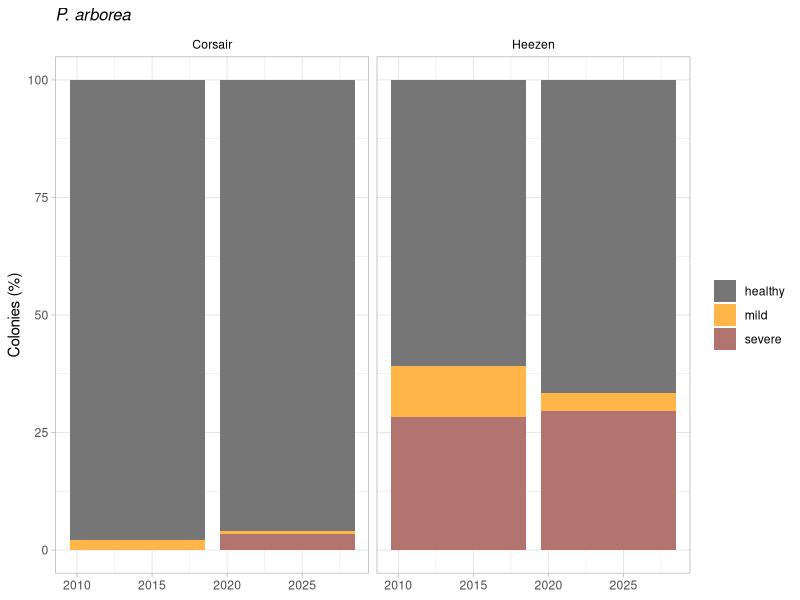
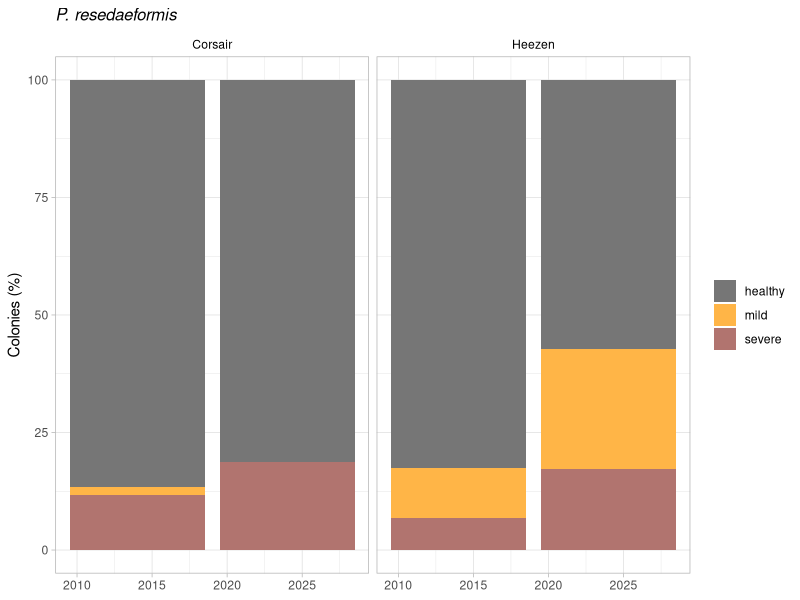

R code for these plots, in order: (Note: this script raises an error after producing the figures.)
##---------------------------------------------------------------------------
## Rapid response of two deep-water octocorals to acute warming 
## reveals their vulnerability to extreme warming events
## Rakka M, Metaxas A, Bilan M
## Code part 1: Coral health survey
##---------------------------------------------------------------------------

## Libraries
library(tidyverse)
library(readxl)
library(broom)
library(emmeans)
library(MASS)

# set directory
setwd("...")

## Figures

all_dat_expanded<-read_csv("Data/CoralHealthField.csv")

all_dat_expanded %>% 
  group_by(Year,location,dive,Species) %>% 
  summarize(n())

all_dat_expanded %>% 
  group_by(Year,location,dive) %>% 
  summarize(n())

tab_dat<-all_dat_expanded %>% 
  group_by(Year,location,dive,Species,Condition) %>% 
  summarize(myval=n()) %>% 
  group_by(Year,location,dive,Species) %>% 
  mutate(total=sum(myval)) %>% 
  ungroup() %>% 
  mutate(perc=myval/total)

# Plots
par_tab<-tab_dat %>% 
  filter(Species=="Paragorgia") %>% 
  ggplot(aes(y=perc*100,x=Year))+
  geom_bar(aes(fill=Condition),stat = "identity",position="stack")+
  facet_wrap(~location)+
  scale_fill_manual(values=c("#767676","#FFB547","#B1746F"))+
  theme_light()+
  theme(strip.background = element_blank(),
        strip.text=element_text(colour="black"),
        axis.title.x=element_blank(),
        legend.title=element_blank())+
  ylab("Colonies (%)")+ggtitle("P. arborea")+
  theme(plot.title=element_text(face="italic",size=12))

prim_tab<-tab_dat %>% 
  filter(Species=="Primnoa") %>% 
  ggplot(aes(y=perc*100,x=Year))+
  geom_bar(aes(fill=Condition),stat = "identity",position="stack")+
  facet_wrap(~location)+
  scale_fill_manual(values=c("#767676","#FFB547","#B1746F"))+
  theme_light()+
  theme(strip.background = element_blank(),
        strip.text=element_text(colour="black"),
        axis.title.x=element_blank(),
        legend.title=element_blank())+
  ylab("Colonies (%)")+ggtitle("P. resedaeformis")+
  theme(plot.title=element_text(face="italic",size=12))

fig4<-ggarrange(prim_tab,par_tab, ncol=1,common.legend = TRUE,legend="top")
ggsave(fig4,file="Outputs/Figure4.pdf",width=3,height=5)

## Analysis
# Primnoa

primdat<-all_dat_expanded %>% 
  filter(Species=="Primnoa")

model0 <- polr(Condition ~ 1, data = primdat, Hess = TRUE)
model1 <- polr(Condition ~ Year, data = primdat, Hess = TRUE)
model2 <- polr(Condition ~ Year + location, data = primdat, Hess = TRUE)
model3 <- polr(Condition ~ Year * location, data = primdat, Hess = TRUE)
anova(model0,model1,model2,model3, test="Chisq")

summary(model1)
exp(coef(model1))

tidy(model1, exponentiate = TRUE, conf.int = TRUE)
mymeans<-emmeans(model1, ~ Year)
pairs<-contrast(mymeans, method = "pairwise", 
                adjust = "tukey")

# Paragorgia
pardat<-all_dat_expanded %>% 
  filter(Species=="Paragorgia")

model0 <- polr(Condition ~ 1, data = pardat, Hess = TRUE)
model1 <- polr(Condition ~ location, data = pardat, Hess = TRUE)
model2 <- polr(Condition ~ Year + location, data = pardat, Hess = TRUE)
model3 <- polr(Condition ~ Year * location, data = pardat, Hess = TRUE)
anova(model0,model1,model2,model3, test="Chisq")

AIC(model0,model1,model2,model3)
summary(model1)

exp(coef(model1))

tidy(model1, exponentiate = TRUE, conf.int = TRUE)
mymeans<-emmeans(model1, ~ location)
pairs<-contrast(mymeans, method = "pairwise", 
                adjust = "tukey")
